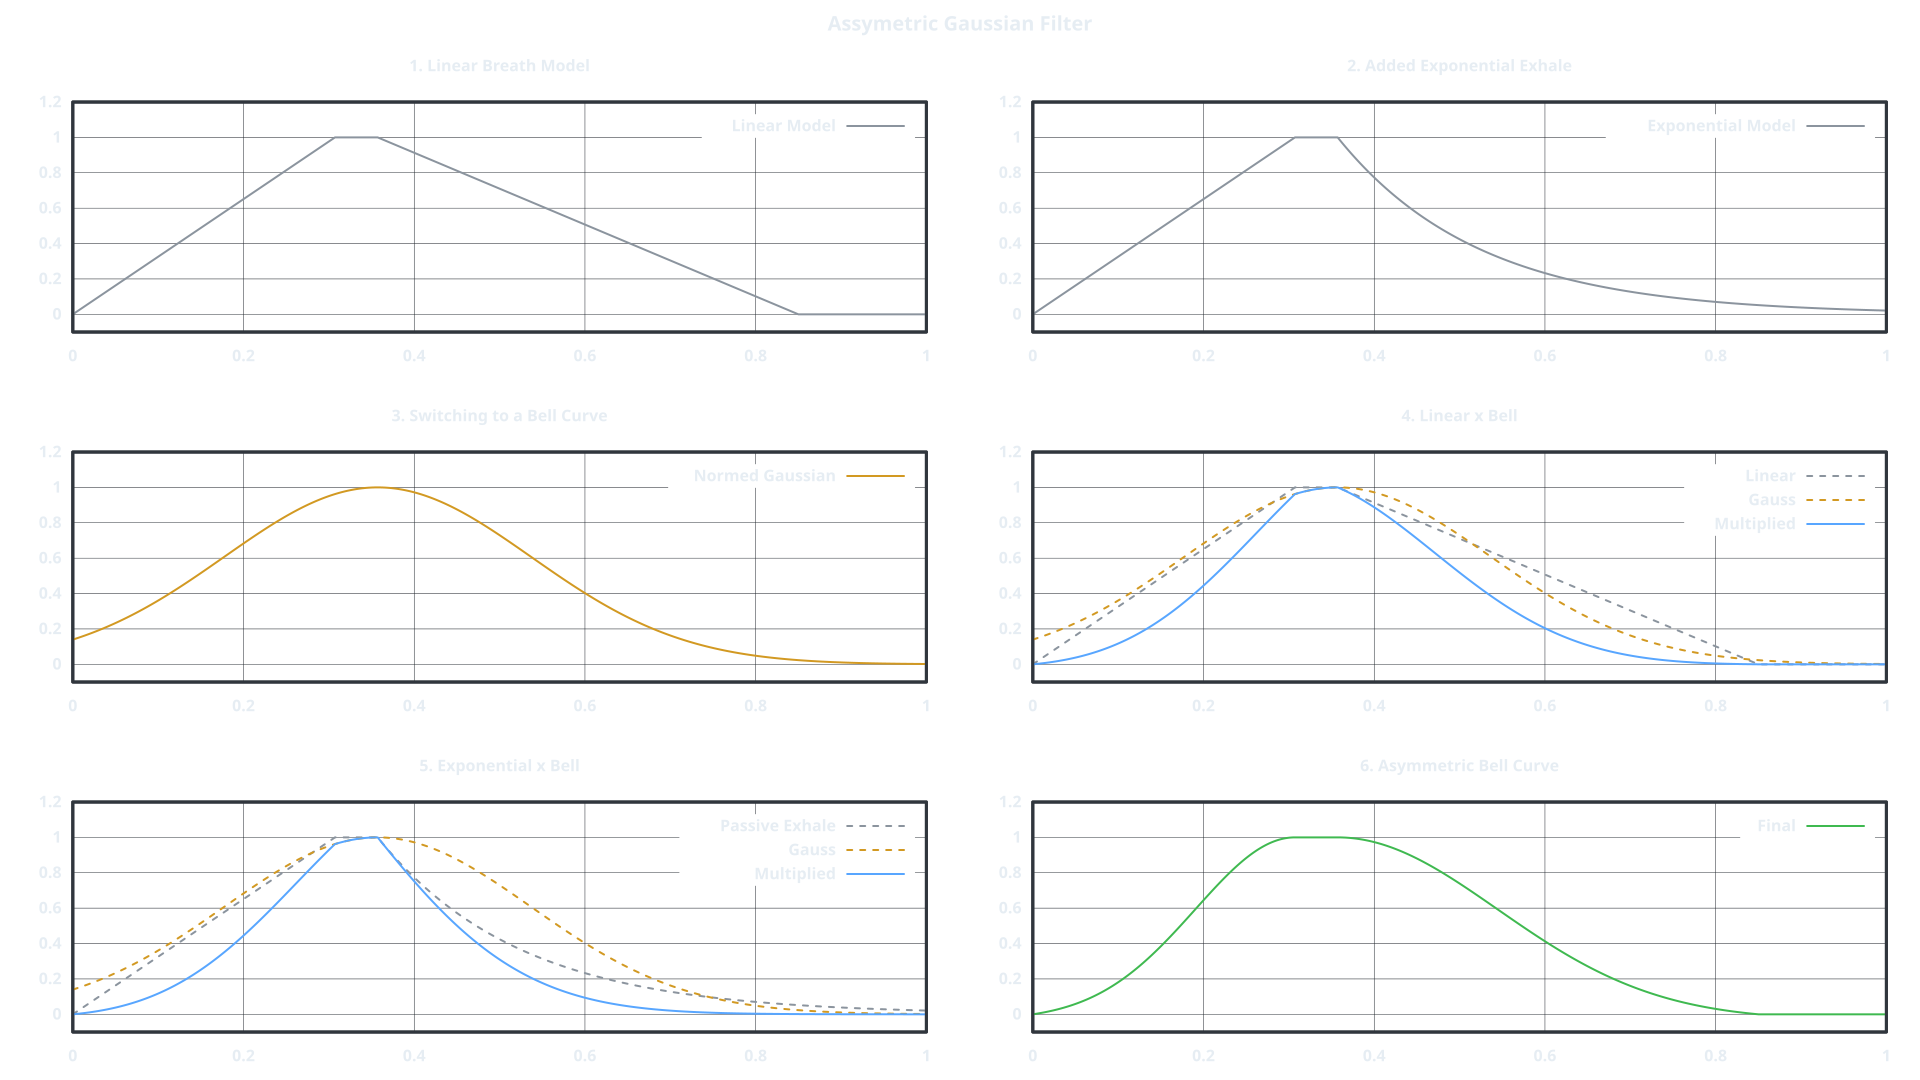

Write gnuplot code to recreate this figure.
set terminal svg font "Segoe UI:Bold,16" size 1920,1080 rounded;
set output "Assymetric_Gaussian_Stages.svg"

set border lw 3 lc rgb "#30363d";
set tics nomirror tc rgb "#e6edf3";          
set grid xtics ytics lc rgb "#21262d" lw 1;
set key tc rgb "#e6edf3";                   
set tics scale 0.0;
set style line 102 lc rgb "#21262d" lw 0.5 dt 1;
set grid back ls 102;                 


set style line 1 lc rgb "#58a6ff" lw 2 pt 7 ps 0.8  # Blue
set style line 2 lc rgb "#3fb950" lw 2 pt 7 ps 0.8  # Green
set style line 3 lc rgb "#d29922" lw 2 pt 7 ps 0.8  # Gold
set style line 4 lc rgb "#f85149" lw 2 pt 7 ps 0.8  # Red
set style line 5 lc rgb "#bc8cff" lw 2 pt 7 ps 0.8  # Purple
set style line 6 lc rgb "#ffa657" lw 2 pt 7 ps 0.8  # Orange
set style line 7 lc rgb "#76e3ea" lw 2 pt 7 ps 0.8  # Cyan
set style line 8 lc rgb "#ff7b72" lw 2 pt 7 ps 0.8  # Coral
set style line 9 lc rgb "#a5d6ff" lw 2 pt 7 ps 0.8  # Sky Blue
set style line 10 lc rgb "#54ae69" lw 2 pt 7 ps 0.8 # Dark Green
set style line 11 lc rgb "#db61a2" lw 2 pt 7 ps 0.8 # Pink
set style line 12 lc rgb "#8b949e" lw 2 pt 7 ps 0.8 # Gray


# set title "Designing an Assymetric Gaussian Filter" tc rgb "#e6edf3" font "Segoe UI:Bold,18";

set sample 5000

set xrange [0:1];
set yrange [-0.1:1.2];

# ### DESIGN STAGES:
# ##############################

# CONSTANTS:

PHYS_PEAK = 1.0 / 2.8  # Physiological Ratio: 1 to 1.8
PWM_RESOLUTION_IN_BIT = 10
MAX_PWM_VALUE = 2 ** PWM_RESOLUTION_IN_BIT - 1

# PARAMETERS:

dt_hold_in = 0.05
dt_hold_ex = 0.15


# 1 LINEAR BREATH CURVE:
################################
x1 = PHYS_PEAK - dt_hold_in
x2 =  PHYS_PEAK
x3 = 1 - dt_hold_ex


breath_linear(x) = (x < x1) \
    ? x / x1 \
    : (x < x2) \
    ? 1 \
    : (x < x3) \
    ? 1 - (x - x2) / (x3 - x2) \
    : 0;




#2 ADDED PASSIVE EXHALE:
################################
passive_exhale(x) = (x < x1) \
    ? x / x1 \
    : (x < x2) \
    ? 1 \
    : exp(-6.0 * (x - x2));



# 3 BREATH CURVE (GAUSS)
###################################################
# PARAMETERS:
peak_at = PHYS_PEAK  

normed_gauss(x, mue, sigma) = exp(-0.5 * ((x - mue)/sigma)**2)
sigma(mue) = mue / sqrt(log(MAX_PWM_VALUE))




# 4 ASSYMMETRIC GAUSS WITH BUILD-IN BREATH RATIO
###################################################

# INHALATION:
mue_in = peak_at - dt_hold_in
sigma_in = sigma(mue_in)

f_in(x) = normed_gauss(x, mue_in, sigma_in)
f_hold_in(x) = 1


# EXHALATION:
mue_ex = peak_at
sigma_ex = (x3 - x2) / sqrt(-2.0 * log(f_in(0)))

f_ex(x) = normed_gauss(x, mue_ex, sigma_ex)
f_hold_ex(x) = f_ex(x3) # f_in(0) # f_ex(1 - dt_hold_ex)


breath_gauss(x) = (x < mue_in) ? f_in(x) \
		: (x < peak_at) ? f_hold_in(x) \
		: (x < 1 - dt_hold_ex) ? f_ex(x) \
		: f_hold_ex(x)


# CORRECT OFFSET:
# offset = 0.0312652699740361  # at 0 & 1
breath_wave(x) = (breath_gauss(x) - breath_gauss(0)) \
	       / (breath_gauss(peak_at) - breath_gauss(0))

# NO OFFSET:
# if (breath_wave(0) == breath_wave(1)){
#     plot breath_wave(x) ls 1
# }



# COMBINED PLOTS:
###############################################
# plot breath_linear(x) ls 12 dt 2 title "Linear", \
#      breath_wave(x) ls 9 dt 2 title "Assymetric Gauss", \
#      breath_linear(x) * breath_wave(x) ls 2 title "Multiplied";

# plot passive_exhale(x) ls 12 dt 2 title "Passive Exhale", \
#      breath_wave(x) ls 9 dt 2 title "Asymmetric Gauss", \
#      passive_exhale(x) * breath_wave(x) ls 2 title "Multiplied";



# VISUALIZING THE STAGES:
###############################################

set multiplot layout 3,2 title "Assymetric Gaussian Filter" font "Segoe UI:Bold,20" tc rgb "#e6edf3"

set title "1. Linear Breath Model" tc rgb "#e6edf3"
plot breath_linear(x) ls 12 title "Linear Model"

set title "2. Added Exponential Exhale" tc rgb "#e6edf3"
plot passive_exhale(x) ls 12 title "Exponential Model"

set title "3. Switching to a Bell Curve" tc rgb "#e6edf3"
plot normed_gauss(x, PHYS_PEAK, 0.18) ls 3 title "Normed Gaussian"

set title "4. Linear x Bell" tc rgb "#e6edf3"
plot breath_linear(x) ls 12 dt 2 title "Linear", \
     normed_gauss(x, PHYS_PEAK, 0.18) ls 3 dt 2 title "Gauss", \
     breath_linear(x) * normed_gauss(x, PHYS_PEAK, 0.18) ls 1 title "Multiplied"

set title "5. Exponential x Bell" tc rgb "#e6edf3"
plot passive_exhale(x) ls 12 dt 2 title "Passive Exhale", \
     normed_gauss(x, PHYS_PEAK, 0.18) ls 3 dt 2 title "Gauss", \
     passive_exhale(x) * normed_gauss(x, PHYS_PEAK, 0.18) ls 1 title "Multiplied"

set title "6. Asymmetric Bell Curve"
plot breath_wave(x) ls 2 title "Final"

unset multiplot
set output
